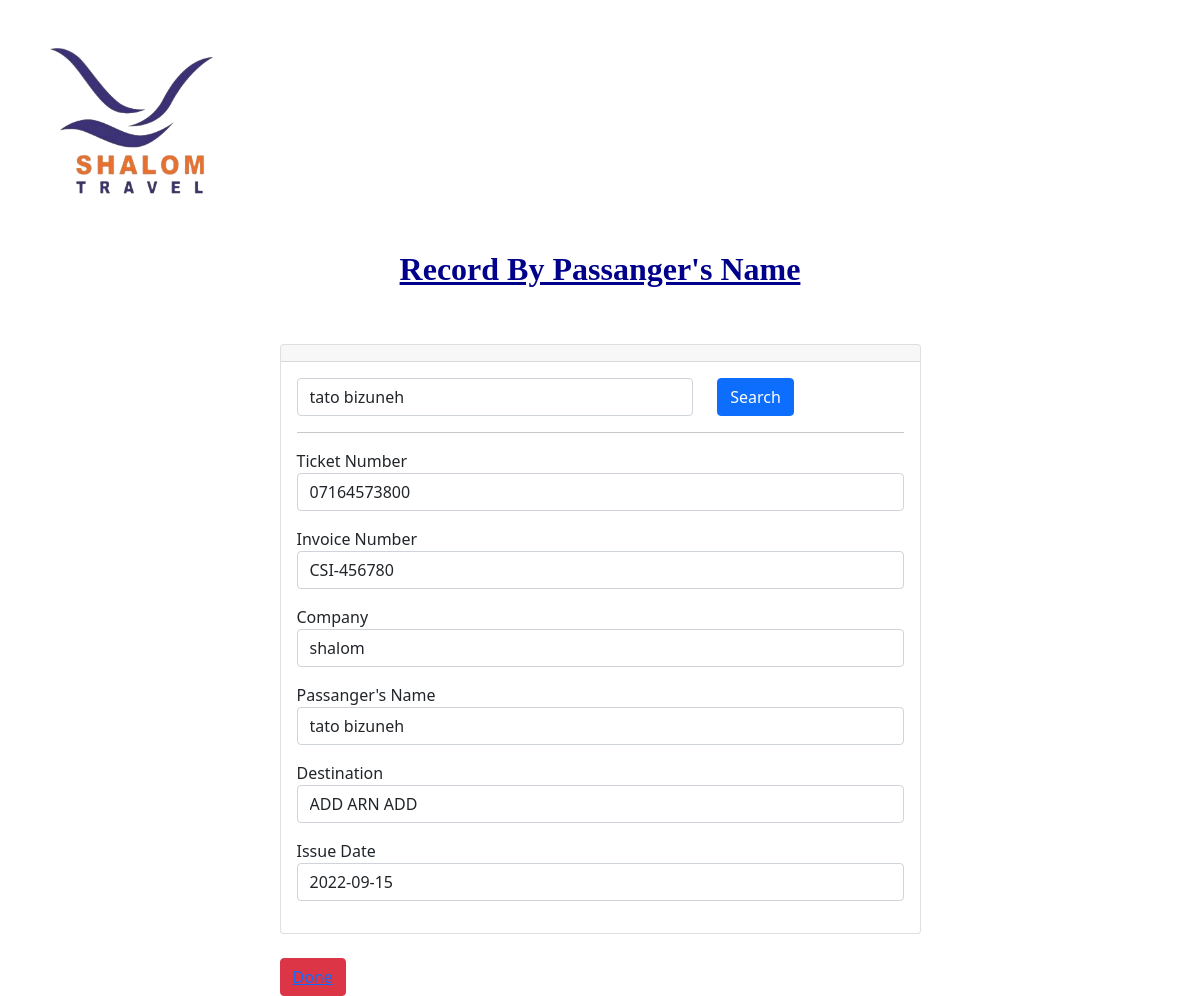
The app's page /search1.php?fullname=tato bizuneh with its own data.
### tables this page shows
CREATE TABLE `shalom2` (
  `ticketnumber` varchar(100) NOT NULL,
  `invno` varchar(100) NOT NULL,
  `company` text NOT NULL,
  `fullname` varchar(100) NOT NULL,
  `destination` varchar(200) NOT NULL,
  `issuedate` date NOT NULL,
  `fare` varchar(50) NOT NULL,
  `ar` varchar(50) NOT NULL,
  `ap` int(50) NOT NULL,
  `vendorcom` varchar(50) NOT NULL,
  `shalomcom` varchar(50) NOT NULL,
  `bank` varchar(200) NOT NULL
);

### search1.php (the view, shortened to what this page needs)
<!DOCTYPE html>
<html lang="en">
<head>
    <link href="https://cdn.jsdelivr.net/npm/bootstrap@5.0.0-beta1/dist/css/bootstrap.min.css" rel="stylesheet">
</head>
<body>
<img src="logo.png" width="200px" height="200px" alt="">
<h2>Record By Passanger's Name</h2>
    <div class="container">
        <div class="row justify-content-center">
            <div class="col-md-7">
                <div class="card mt-5">
                    <div class="card-header text-center">
                    </div>
                    <div class="card-body">
                        <form action="" method="GET">
                            <div class="row">
                                <div class="col-md-8">
                                    <input type="text" name="fullname" value="<?php if(isset($_GET['fullname'])){echo $_GET['fullname'];} ?>" class="form-control">
                                </div>
                                <div class="col-md-4">
                                    <button type="submit" class="btn btn-primary">Search</button>
                                </div>
                            </div>
                        </form>
                        <div class="row">
                            <div class="col-md-12">
                                <hr>
                                <?php
                                    include 'connect.php';
                                    if(isset($_GET['fullname']))
                                    {
                                        $fullname = $_GET['fullname'];
                                        $query = "SELECT * FROM shalom2 WHERE fullname='$fullname' ";
                                        $query_run = mysqli_query($con, $query);
                                        if(mysqli_num_rows($query_run) > 0)
                                        {
                                            foreach($query_run as $row)
                                            {
                                                ?>
                                                <div class="form-group mb-3">
                                                    <label for="">Ticket Number</label>
                                                    <input type="text" value="<?= $row['ticketnumber']; ?>" class="form-control">
                                                </div>
                                                <div class="form-group mb-3">
                                                    <label for="">Invoice Number</label>
                                                    <input type="text" value="<?= $row['invno']; ?>" class="form-control">
                                                </div>
                                                <div class="form-group mb-3">
                                                    <label for="">Company</label>
                                                    <input type="text" value="<?= $row['company']; ?>" class="form-control">
                                                </div>
                                                <div class="form-group mb-3">
                                                    <label for="">Passanger's Name</label>
                                                    <input type="text" value="<?= $row['fullname']; ?>" class="form-control">
                                                </div>
                                                <div class="form-group mb-3">
                                                    <label for="">Destination</label>
                                                    <input type="text" value="<?= $row['destination']; ?>" class="form-control">
                                                </div>
                                                <div class="form-group mb-3">
                                                    <label for="">Issue Date</label>
                                                    <input type="text" value="<?= $row['issuedate']; ?>" class="form-control">
                                                </div>
                                                <?php
                                            }
                                        }
                                        else
                                        {
                                            echo "No Record Found";
                                        }
                                    }
                                ?>
                            </div>
                        </div>
                    </div>
                </div>
                <br>
                <button class="btn btn-danger btn-m" class="text-dark"><a href="home.php">Done</a></button>
            </div>
        </div>
    </div>
</body>
</html>

### search1.php (style rules this page uses)
img { margin-top: 20px; margin-left: 30px; }
h2 { text-align: center; color: darkblue; font-family: 'Times New Roman', Times, serif; margin-top: 30px; text-decoration: underline; font-weight: bold; }

### records on screen
shalom2: ticketnumber "07164573800", invno "CSI-456780", company "shalom", fullname "tato bizuneh", destination "ADD ARN ADD", issuedate "2022-09-15"
